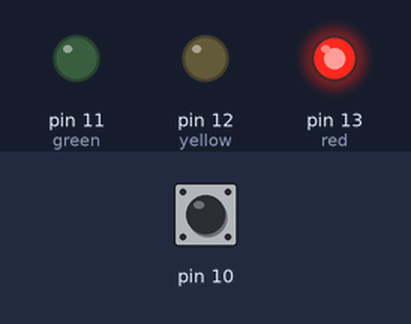
Bench run of a sketch on a simulated Arduino Uno, built with avr-gcc and run on an emulated ATmega328P. Shown: output pins drawn as LEDs (lit = HIGH). Dashed ring = blinking. The inputs (shaded band) are chosen by the test bench; at power-on: pin 10 HIGH.

Above: at 1.7 s.
1.8 s: pin 10 pulled LOW for 1 s
At 3.9 s:
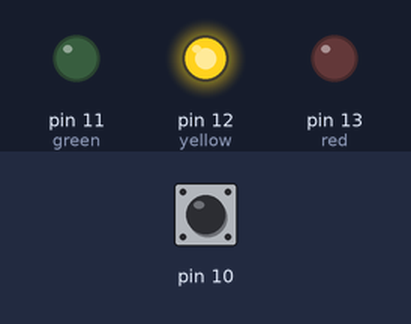
4.6 s: pin 10 pulled LOW for 0.35 s
At 6.1 s:
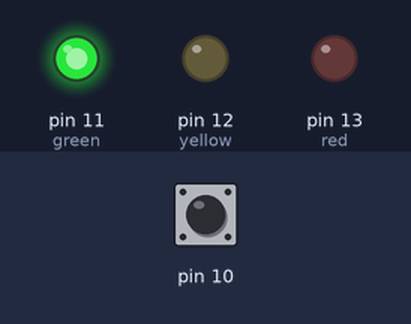
6.4 s: pin 10 pulled LOW for 3.2 s
At 10.0 s:
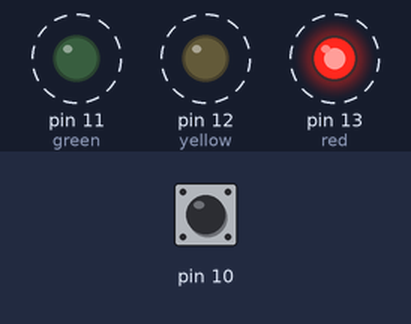
Timing chart, 0 to 11.5 s (numbered marks = the images above; inputs shaded):
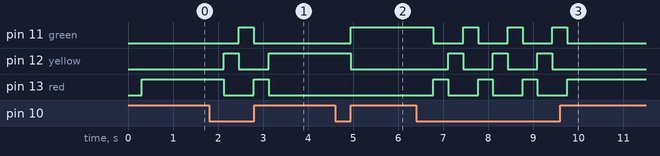

The sketch:

bse_sherifkhaled_trafficLight.ino
```cpp
const int button=8;
#define red 13
#define yellow 12
#define green 11
int flag ;
void setup() {
  pinMode(red,OUTPUT);
  pinMode(yellow,OUTPUT);
  pinMode(green,OUTPUT);

  pinMode(button,INPUT);
  digitalWrite(10,HIGH);

  flag = 0;
}

void loop() {
 if(flag == 0)
 {
 delay(300);
 digitalWrite(red,HIGH);
 digitalWrite(yellow,LOW);
 digitalWrite(green,LOW);
 }

 if(flag == 1)
 {
 delay(300);
 digitalWrite(yellow,HIGH);
 digitalWrite(red,LOW);
 digitalWrite(green,LOW);
 }

  if(flag == 2)
 {
 delay(300);
 digitalWrite(green,HIGH);
 digitalWrite(yellow,LOW);
 digitalWrite(red,LOW);
 }

if(digitalRead(10) == LOW)
{
  delay(30);
flag=flag+1;
 if(flag>=3){ flag = 0 ; }
}

}
```

Measured:
- after the input at 1.8 s, pin 11 (green): LOW → HIGH after 0.66 s, → LOW 0.33 s later; pin 12 (yellow): LOW → HIGH after 0.33 s, → LOW 0.33 s later, → HIGH 0.66 s later; pin 13 (red): HIGH → LOW after 0.33 s, → HIGH 0.66 s later, → LOW 0.33 s later
- after the input at 4.6 s, pin 11 (green): LOW → HIGH after 0.35 s; pin 12 (yellow): HIGH → LOW after 0.35 s
- after the input at 6.4 s, pin 11 (green): alternates HIGH for 0.33 s and LOW for 0.66 s, 7 changes in all, then stays LOW, starting after 0.38 s; pin 12 (yellow): alternates HIGH for 0.33 s and LOW for 0.66 s, 6 changes in all, then stays LOW, starting after 0.71 s
